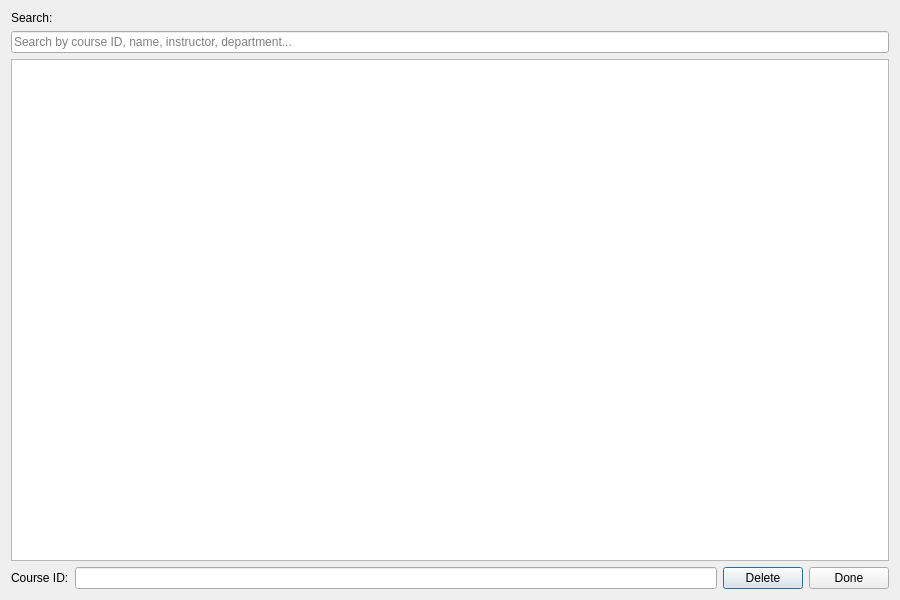
<?xml version="1.0" encoding="UTF-8"?>
<ui version="4.0">
 <class>viewdeletecourse</class>
 <widget class="QDialog" name="viewdeletecourse">
  <property name="geometry">
   <rect>
    <x>0</x>
    <y>0</y>
    <width>900</width>
    <height>600</height>
   </rect>
  </property>
  <property name="windowTitle">
   <string>View/Delete Courses</string>
  </property>
  <layout class="QVBoxLayout" name="verticalLayout">
   <item>
    <widget class="QLabel" name="searchLabel">
     <property name="text">
      <string>Search:</string>
     </property>
    </widget>
   </item>
   <item>
    <widget class="QLineEdit" name="searchLineEdit">
     <property name="placeholderText">
      <string>Search by course ID, name, instructor, department...</string>
     </property>
    </widget>
   </item>
   <item>
    <widget class="QTableWidget" name="tableWidget"/>
   </item>
   <item>
    <layout class="QHBoxLayout" name="horizontalLayout">
     <item>
      <widget class="QLabel" name="idLabel">
       <property name="text">
        <string>Course ID:</string>
       </property>
      </widget>
     </item>
     <item>
      <widget class="QLineEdit" name="idLineEdit"/>
     </item>
     <item>
      <widget class="QPushButton" name="Delete_Button">
       <property name="text">
        <string>Delete</string>
       </property>
      </widget>
     </item>
     <item>
      <widget class="QPushButton" name="Done_Button">
       <property name="text">
        <string>Done</string>
       </property>
      </widget>
     </item>
    </layout>
   </item>
  </layout>
 </widget>
 <resources/>
 <connections/>
</ui>
